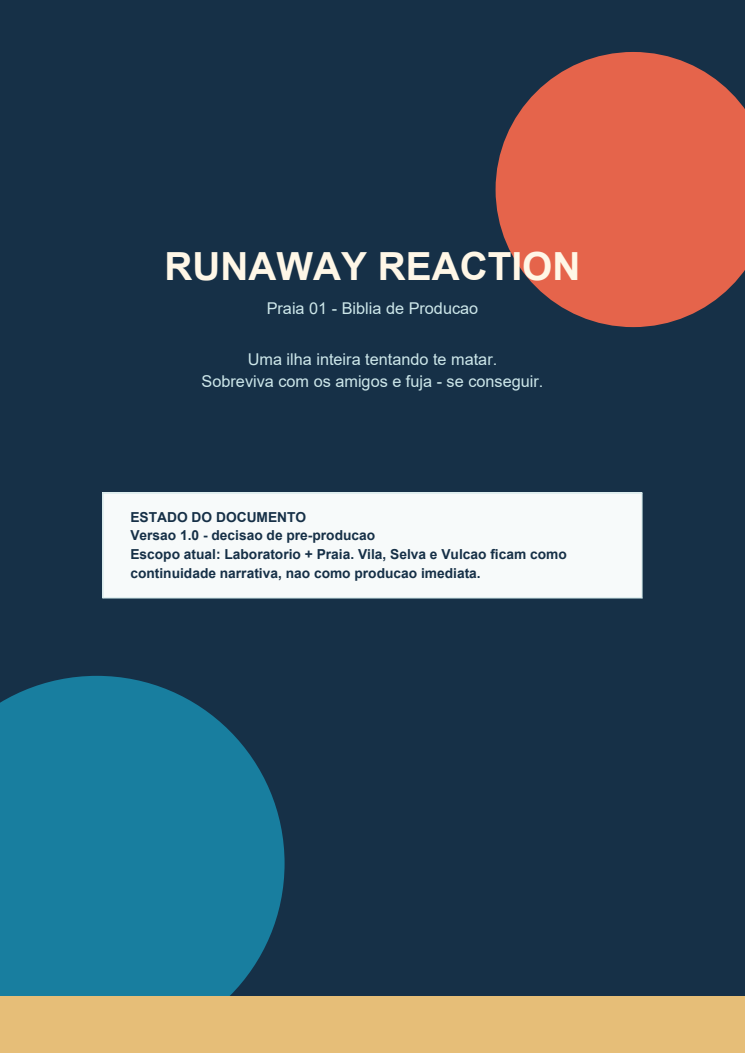
#> input picture tmp/read_beach_bible/rendered/page-01.png, 745 x 1053 px; its folder holds 4 pictures in this run
$ python make_contact.py
#> lines starting #> are read from the running program, lines starting #| are printed output that depends on the picture
from pathlib import Path

from PIL import Image, ImageDraw


root = Path(r"C:\laragon\www\tmp\read_beach_bible\rendered")
files = sorted(root.glob("page-*.png"))

for group_index, group in enumerate((files[:7], files[7:]), start=1):
    source_images = [Image.open(path).convert("RGB") for path in group]
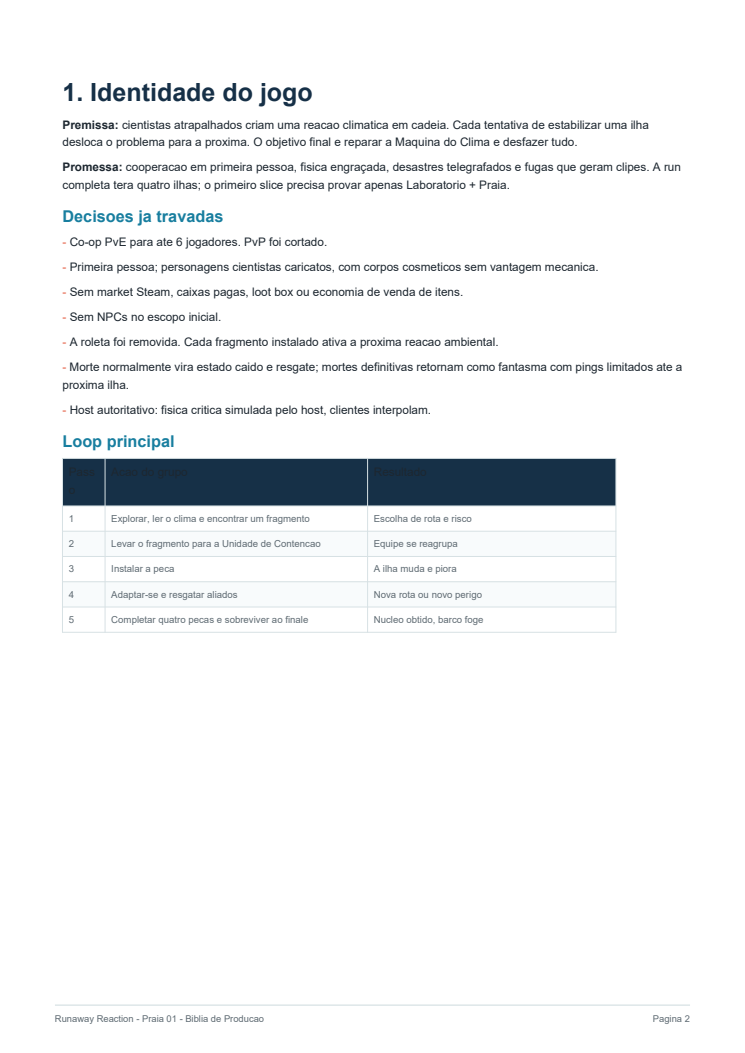
#> input picture tmp/read_beach_bible/rendered/page-02.png, 745 x 1053 px
#> source_images = 2 items
    width = max(image.width for image in source_images) // 3
#> width = 248
    height = max(image.height for image in source_images) // 3
#> height = 351
    thumbnails = [image.resize((width, height)) for image in source_images]
#> thumbnails = 2 items
    rows = (len(thumbnails) + 1) // 2
#> rows = 1
    sheet = Image.new("RGB", (width * 2 + 36, rows * (height + 40) + 12), "white")
#> sheet: PIL image 532x403 RGB; every value is 255
    draw = ImageDraw.Draw(sheet)

    for index, image in enumerate(thumbnails):
        x = (index % 2) * (width + 24) + 12
        y = (index // 2) * (height + 40) + 28
        draw.text((x, y - 20), f"Page {group[index].stem[-2:]}", fill="black")
        sheet.paste(image, (x, y))
#> this loop made 2 passes
#> (x, y) on passes 1 to 2: (12, 28), (284, 28)
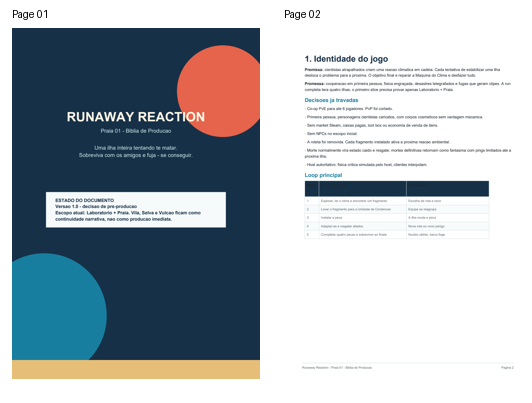
#> sheet: PIL image 532x403 RGB; mean R, G, B 172.3, 180, 186
#> (the run stopped early here; a loop or call above may not have finished)
